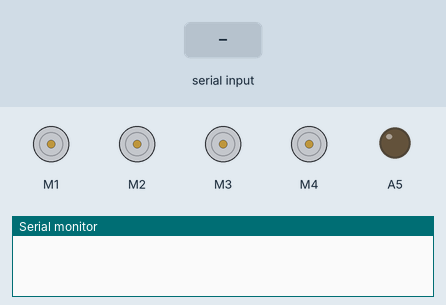
Recording of a sketch running on a simulated Arduino Uno, built with avr-gcc and run on an emulated ATmega328P. Shown: 4 × DC motor (green arrow = forward, orange = backward, longer = faster), output pins drawn as LEDs (lit = HIGH), the last lines printed to the serial monitor. The inputs (shaded band) are chosen by the test bench.

Above: at 1.2 s.
1.3 s: "F" received over the second serial link
At 1.8 s:
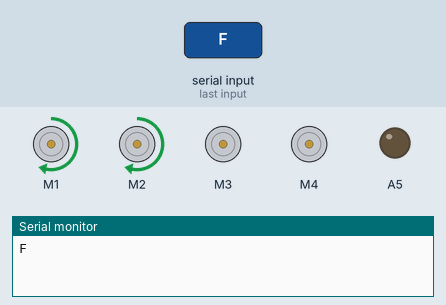
2.8 s: "B" received over the second serial link
At 4.0 s:
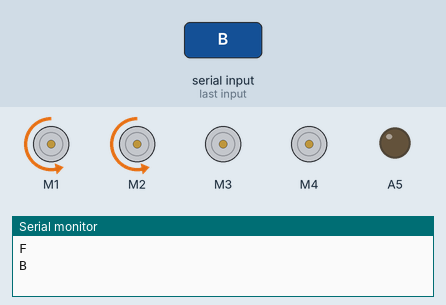
4.3 s: "R" received over the second serial link
At 5.2 s:
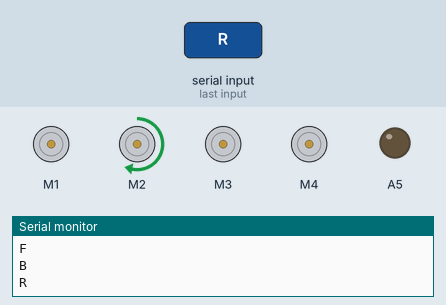
5.8 s: "L" received over the second serial link
At 6.4 s:
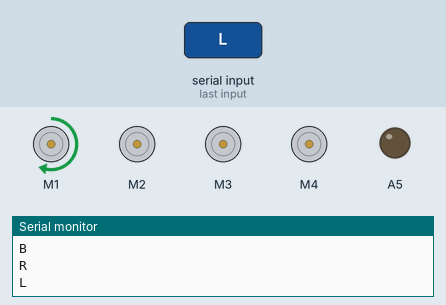
Timing chart, 0 to 8.3 s (numbered marks = the images above; inputs shaded):
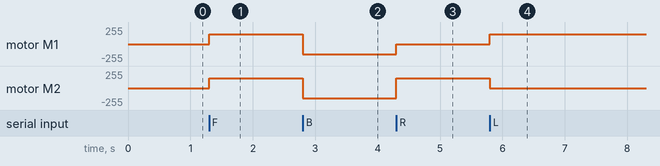

The sketch:

Madbot.ino
```cpp
#include <AFMotor.h>
int temp;
#include<SoftwareSerial.h>

SoftwareSerial serial1(9,10);  //RX /TX
AF_DCMotor M1(1,MOTOR12_8KHZ);
AF_DCMotor M2(2,MOTOR12_8KHZ);
AF_DCMotor M3(3);
AF_DCMotor M4(4);
char data;

void setup() {
  // put your setup code here, to run once:
Serial.begin(115200);
serial1.begin(9600);
M1.setSpeed(150);
M2.setSpeed(150);
M3.setSpeed(100);
M4.setSpeed(100);
M1.run(RELEASE);
M2.run(RELEASE);
M3.run(RELEASE);
M4.run(RELEASE);
pinMode(A5,OUTPUT);
}
void loop() {
  // put your main code here, to run repeatedly:
if(serial1.available()>0)
{
data=serial1.read();
Serial.println(data);

}
switch(data)
{

  case 'F':
  case 'f': M1.run(FORWARD);
            M2.run(FORWARD);
            break;
  case 'B':
  case 'b': M1.run(BACKWARD);
            M2.run(BACKWARD);
            break;
  case 'R':
  case 'r': M1.run(RELEASE);
            M2.run(FORWARD);
            break;
  case 'L':
  case 'l': M1.run(FORWARD);
            M2.run(RELEASE);
            break;
  case 'S':
  case 's': M1.run(RELEASE);
            M2.run(RELEASE);
            break;
  case 'Z':
  case 'z':   M3.run(FORWARD);
            analogWrite(A5,255);
            delay(2250);
            M3.run(RELEASE);
             analogWrite(A5,0);
            break;
  case 'Y':
  case 'y':  M4.run(FORWARD);
             analogWrite(A5,255);
            delay(2600);
            M4.run(RELEASE);
            analogWrite(A5,0);
            break;

}
}
```

Measured:
- after the input at 1.3 s, motor M1, motor M2: stopped → forward 150/255 at once
- after the input at 2.8 s, motor M1, motor M2: forward 150/255 → backward 150/255 at once
- after the input at 4.3 s, motor M1: backward 150/255 → stopped at once; motor M2: backward 150/255 → forward 150/255 at once
- after the input at 5.8 s, motor M1: stopped → forward 150/255 at once; motor M2: forward 150/255 → stopped at once
